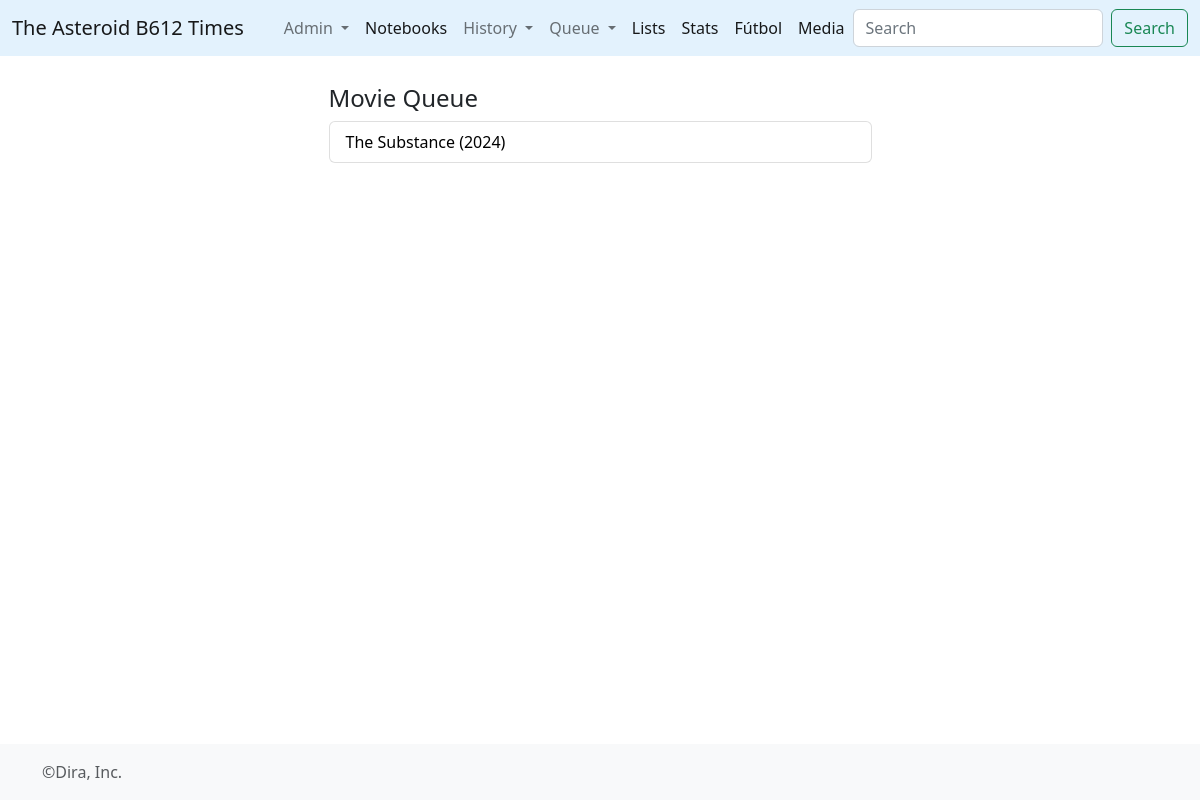
The app's page /mqueue/, older data.
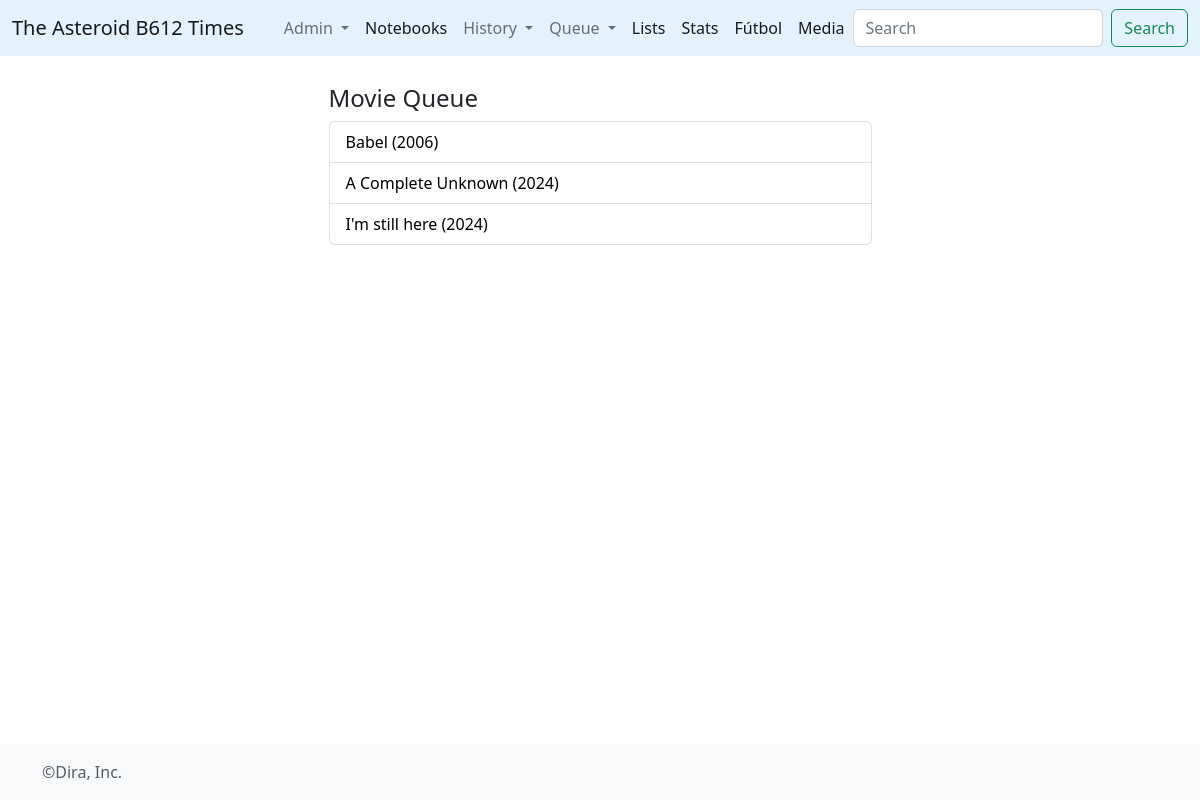
The same page, newer data.
### times/models.py (models this page shows, shortened)
class Movie(models.Model):
	title = models.CharField(max_length=512)
	info = models.TextField()
	premiere = models.IntegerField()
	runtime = models.IntegerField()
	@property
	def titulo(self):
		return self.title+' ('+ str(self.premiere) +')'

### times/views.py (the view)
# urls.py: path('mqueue/', views.mqueue, name='mqueue'),
def mqueue(request):
	twmovies = Movie.objects.filter(moviewatch__film__isnull=True).order_by('premiere')
	return render(request,'mqueue.html',{'twmovies':twmovies})

### times/templates/mqueue.html (shortened to what this page needs)
{% extends 'base_forms.html' %}
{% block contenido %}
<article>
	<h4>Movie Queue</h4>
	   <ul class="list-group">
        {% for l in twmovies %}
          <li class="list-group-item d-flex justify-content-between align-items-center">
          <a href="{% url 'movie' l.id %}" style="color:black; text-decoration: none;"> {{l.titulo}}</a>
          </li>
        {% endfor %}
      </ul>
</article>
<br>
{% endblock%}

Row changes from the older to the newer data that the page shows:
no longer on this page (row unchanged): Movie: titulo "The Substance (2024)"
added Movie: titulo "Babel (2006)"
added Movie: titulo "A Complete Unknown (2024)"
added Movie: titulo "I'm still here (2024)"
